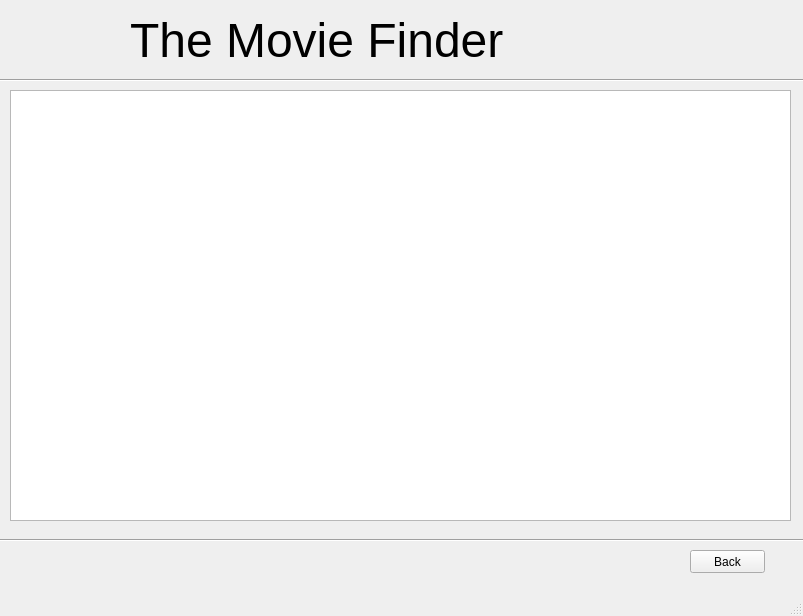
<?xml version="1.0" encoding="UTF-8"?>
<ui version="4.0">
 <class>MainWindow</class>
 <widget class="QMainWindow" name="MainWindow">
  <property name="geometry">
   <rect>
    <x>0</x>
    <y>0</y>
    <width>803</width>
    <height>616</height>
   </rect>
  </property>
  <property name="windowTitle">
   <string>MovieInfo</string>
  </property>
  <widget class="QWidget" name="centralwidget">
   <widget class="QTreeView" name="moviesDetails">
    <property name="geometry">
     <rect>
      <x>10</x>
      <y>90</y>
      <width>781</width>
      <height>431</height>
     </rect>
    </property>
   </widget>
   <widget class="QPushButton" name="backBtn">
    <property name="geometry">
     <rect>
      <x>690</x>
      <y>550</y>
      <width>75</width>
      <height>23</height>
     </rect>
    </property>
    <property name="text">
     <string>Back</string>
    </property>
   </widget>
   <widget class="QLabel" name="label">
    <property name="geometry">
     <rect>
      <x>130</x>
      <y>10</y>
      <width>381</width>
      <height>61</height>
     </rect>
    </property>
    <property name="font">
     <font>
      <pointsize>36</pointsize>
     </font>
    </property>
    <property name="text">
     <string>The Movie Finder</string>
    </property>
   </widget>
   <widget class="Line" name="line">
    <property name="geometry">
     <rect>
      <x>0</x>
      <y>70</y>
      <width>811</width>
      <height>20</height>
     </rect>
    </property>
    <property name="orientation">
     <enum>Qt::Horizontal</enum>
    </property>
   </widget>
   <widget class="Line" name="line_2">
    <property name="geometry">
     <rect>
      <x>-23</x>
      <y>530</y>
      <width>831</width>
      <height>20</height>
     </rect>
    </property>
    <property name="orientation">
     <enum>Qt::Horizontal</enum>
    </property>
   </widget>
   <widget class="QLabel" name="label_2">
    <property name="geometry">
     <rect>
      <x>50</x>
      <y>10</y>
      <width>61</width>
      <height>61</height>
     </rect>
    </property>
    <property name="text">
     <string/>
    </property>
    <property name="pixmap">
     <pixmap>../Desktop/Senior2/Ontologies/project/logoMovieFinder.svg</pixmap>
    </property>
    <property name="scaledContents">
     <bool>true</bool>
    </property>
   </widget>
  </widget>
  <widget class="QMenuBar" name="menubar">
   <property name="geometry">
    <rect>
     <x>0</x>
     <y>0</y>
     <width>803</width>
     <height>21</height>
    </rect>
   </property>
  </widget>
  <widget class="QStatusBar" name="statusbar"/>
 </widget>
 <resources/>
 <connections/>
</ui>
